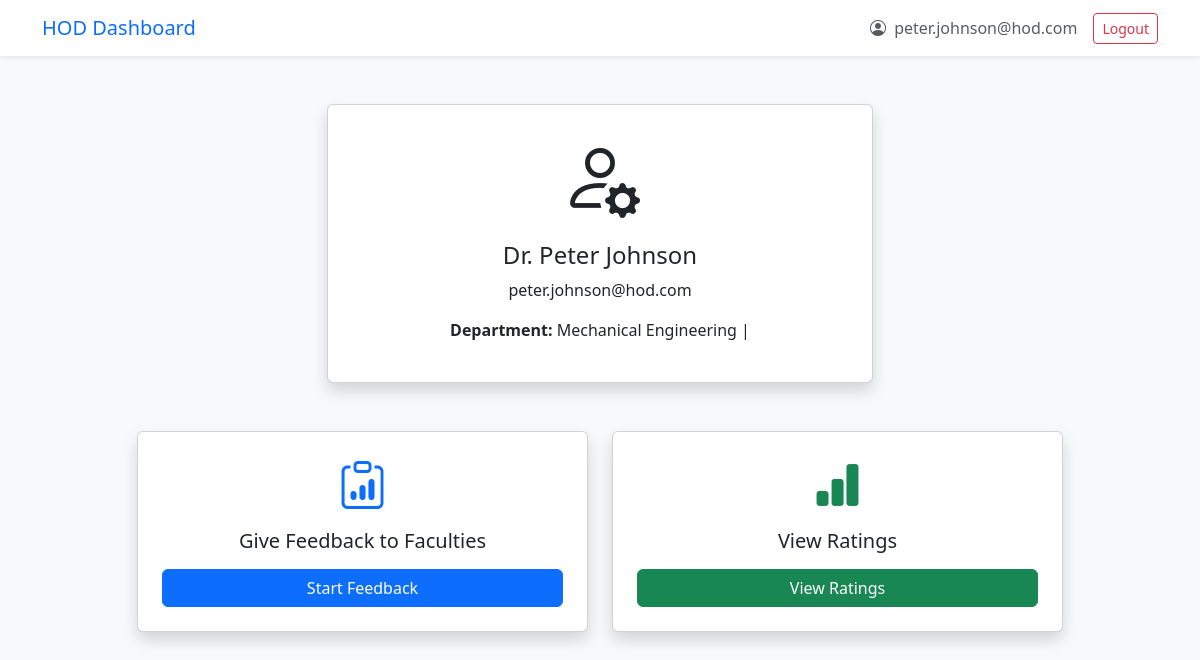
The page /hod/hod_dashboard.php (signed in) on the database its author committed.
### tables this page shows
CREATE TABLE `hod` (
  `user_id` int(11) NOT NULL,
  `name` varchar(100) NOT NULL,
  `email` varchar(100) NOT NULL,
  `mobile` varchar(15) DEFAULT NULL,
  `password` varchar(255) NOT NULL,
  `dept_id` int(11) DEFAULT NULL
);

CREATE TABLE `department` (
  `dept_id` int(11) NOT NULL,
  `dept_name` varchar(100) NOT NULL
);

### hod/hod_dashboard.php (the view, shortened to what this page needs)
<?php
include("../dbconnect.php");
$email = $_SESSION['email'];
$query = "SELECT h.*, d.dept_name
          FROM hod h
          JOIN department d ON h.dept_id = d.dept_id
          WHERE h.email = ?";
$stmt = $conn->prepare($query);
$stmt->bind_param("s", $email);
$stmt->execute();
$result = $stmt->get_result();
$hod = $result->fetch_assoc();
?>
<!DOCTYPE html>
<html>
<head>
    <link href="https://cdn.jsdelivr.net/npm/bootstrap@5.3.0/dist/css/bootstrap.min.css" rel="stylesheet">
    <link href="https://cdn.jsdelivr.net/npm/bootstrap-icons@1.10.5/font/bootstrap-icons.css" rel="stylesheet">
</head>
<body class="bg-light">
<nav class="navbar navbar-expand-lg navbar-light bg-white shadow-sm">
    <div class="container">
        <a class="navbar-brand text-primary" href="#">HOD Dashboard</a>
        <div class="d-flex align-items-center">
            <span class="me-3 text-muted"><i class="bi bi-person-circle me-1"></i> <?php echo htmlspecialchars($hod['email']); ?></span>
            <a href="../student/logout.php" class="btn btn-outline-danger btn-sm">Logout</a>
        </div>
    </div>
</nav>
<div class="container py-5">
    <div class="row justify-content-center mb-5">
        <div class="col-md-6 col-sm-10">
            <div class="card p-4 text-center shadow">
                <i class="bi bi-person-gear display-1 mb-3"></i>
                <h4><?php echo htmlspecialchars($hod['name']); ?></h4>
                <p><?php echo htmlspecialchars($hod['email']); ?></p>
                <p><strong>Department:</strong> <?php echo $hod['dept_name']; ?> |
            </div>
        </div>
    </div>
    <div class="row justify-content-center g-4">
        <div class="col-md-5 col-sm-10">
            <div class="card p-4 text-center shadow">
                <i class="bi bi-clipboard-data display-5 text-primary mb-3"></i>
                <h5>Give Feedback to Faculties</h5>
                <a href="give_feedback.php" class="btn btn-primary mt-2">Start Feedback</a>
            </div>
        </div>
        <div class="col-md-5 col-sm-10">
            <div class="card p-4 text-center shadow">
                <i class="bi bi-bar-chart-fill display-5 text-success mb-3"></i>
                <h5>View Ratings</h5>
                <a href="view_rating.php" class="btn btn-success mt-2">View Ratings</a>
            </div>
        </div>
    </div>
</div>
</body>
</html>

### rows shown on the page
hod: email "peter.johnson@hod.com", name "Dr. Peter Johnson", dept.dept_name "Mechanical Engineering"
